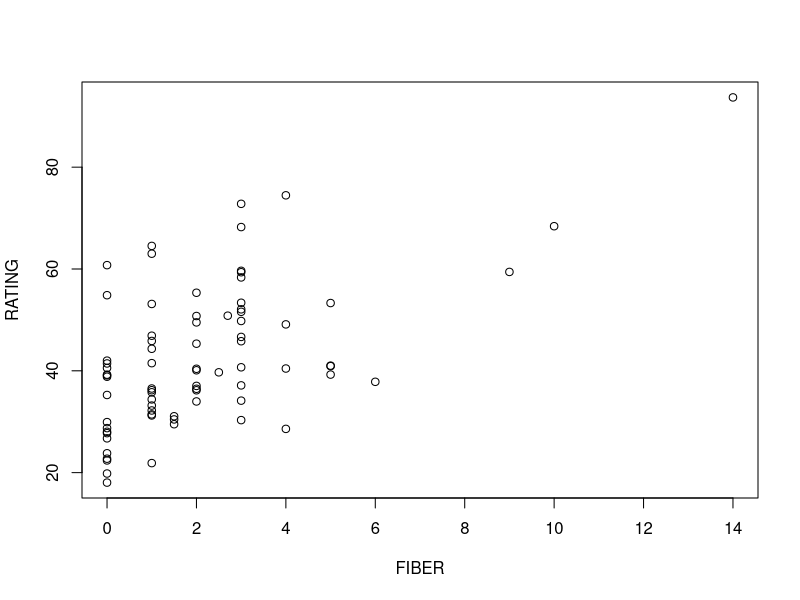
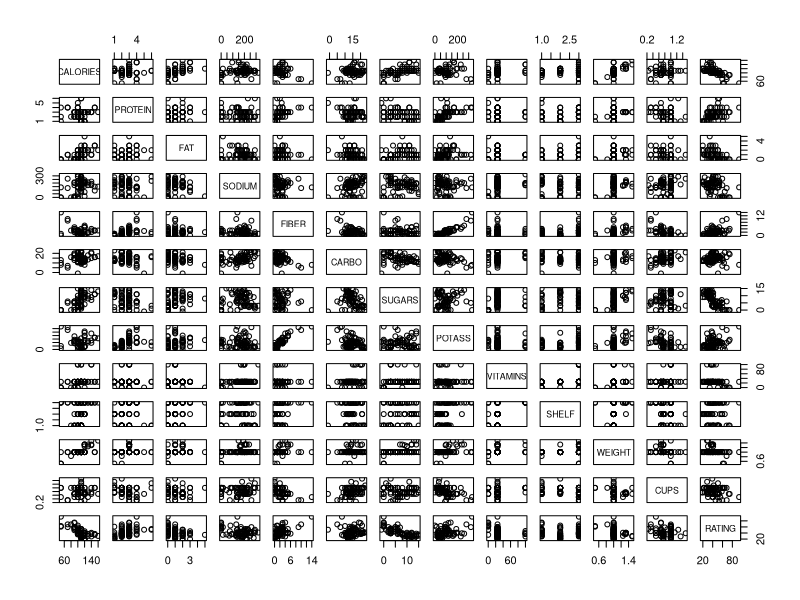
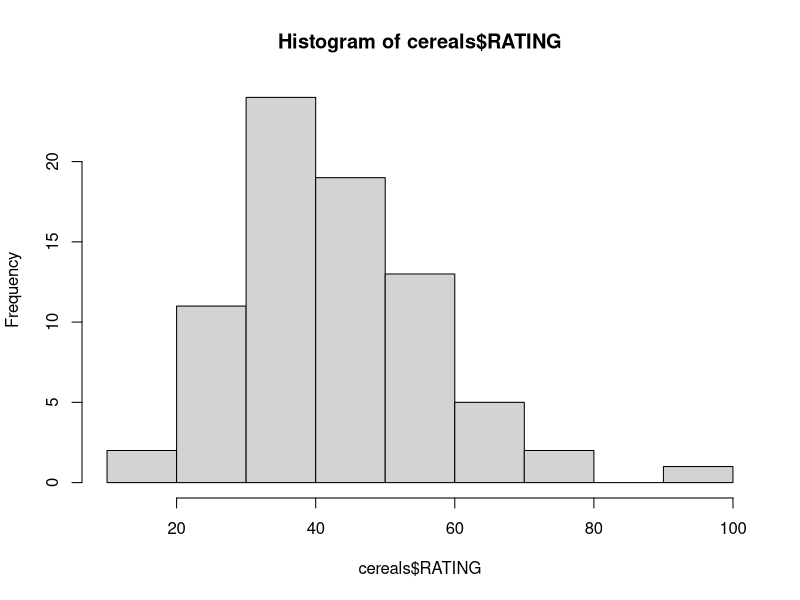

Generate these figures, in order, with R: (Note: this script raises an error after producing the figures.)
#Author: Richard Magnotti

cereals = read.table("cereals_dat.txt",header=T) 
#to input the data file and set it as a a class

summary(cereals)
#to print a STATISTICAL summary of the data in "cereals_dat.txt"

str(cereals)
#to give the sturcture of the object - what types of variables in object 

cereals.sub1 = cereals[c(4:16)]
#to create a subset object out of the "cereals" class 
#in the form of a vector
#(the numbers in the braces represent chosen columns)

cereals.sub2 = cereals[c(8,16)]
#to create a vector of columns 8 and 16

plot(cereals.sub2)
#to plot the 8 and 16 columns of the cereals data set (aka fiber and rating)
#the correlation that we see is that as cereals' fiber increases, so does its rating 

pairs(cereals.sub1)
#to plot all the variables in pairs to look for correlations
#with RATING, there is a negative correlation with SUGARS and with CUPS

cor(cereals.sub1)
#to make a "cor" ouput (correlation)
#It looked to me like only SUGAR and CUPS had a negative correlation with
#RATING. However, it seems like both CUPS and SUGAR, as well as WEIGHT, VITAMINS,
#SODIUM, FAT,and CALORIES all had negative correlatoins with RATING

hist(cereals$RATING)
#to make a histogram of the data associated with the RATING variable
#(the '$' is used to access an element of a list and its data)
#All-Bran_with_Extra_Fiber appears to be the outlier based on the histogram

cereals.min = apply(cereals.sub1,2,min)
cereals.max = apply(cereals.sub1,2,max)
cereals.range = (cereals.max - cereals.min)
cereals.norm = data.frame(scale(cereals.sub1, center=cereals.min, scale=cereals.range))
summary(cereals.norm)
#to normalize the data from the numeric subset and diplay it
#using the min/max method

znorm = scale(cereals.sub1)
summary(znorm)
#to nromalize the data of the numeric subset using the z-score norm

boxplot.stats(cereals.sub1$RATING)
#to get a numerical value for outlying values
#outlier is 93.70491

cereals.sub3 = subset(cereals.sub1$RATING,cereals.sub1$RATING<93.70491)
RATING=cereals.sub3
#to remove the outlier from the RATING variable data 

boxplot.stats(RATING)
#to show that the outlier has been removed from RATING's data 

cloud(RATING ~ cereals.sub1$FIBER + cereals.sub1$SUGARS, main = "3D Plot of RATING vs FIBER and SUGARS")
#to make a plot of RATING vs FIBER and SUGARS

scatterplot3d(cereals.sub1$RATING,cereals.sub1$FIBER,cereals.sub1$SUGARS,main = "3D Plot of RATING vs FIBER and SUGARS")
#To make a 3D scatterplot of the same data

table(cereals$TYPE,cereals$MANUF)
#to create a table of TYPE to MANUF

